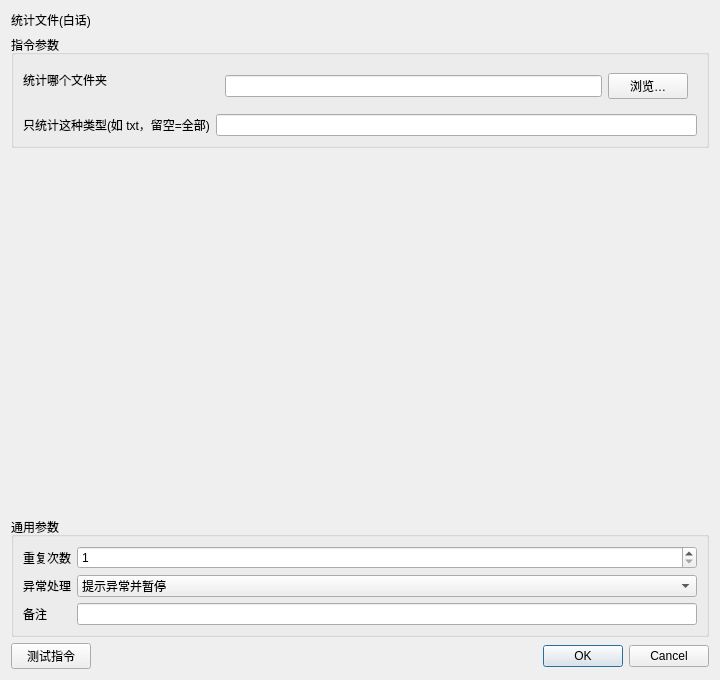
<?xml version="1.0" encoding="UTF-8"?><ui version="4.0"><class>InstructionEditor</class><widget class="QDialog" name="InstructionEditor"><property name="geometry"><rect><x>0</x><y>0</y><width>720</width><height>680</height></rect></property><layout class="QVBoxLayout" name="rootLayout"><item><widget class="QLabel" name="titleLabel"><property name="text"><string>统计文件(白话)</string></property></widget></item><item><widget class="QGroupBox" name="parameterGroupBox"><property name="title"><string>指令参数</string></property><layout class="QFormLayout" name="parameterFormLayout"><item row="0" column="0"><widget class="QLabel" name="label_0"><property name="text"><string>统计哪个文件夹</string></property></widget></item><item row="0" column="1"><widget class="QWidget" name="container_0"><layout class="QHBoxLayout" name="fieldLayout_0"><item><widget class="QLineEdit" name="parameter_0"><property name="text"><string></string></property></widget></item><item><widget class="QPushButton" name="auxiliary_0"><property name="text"><string>浏览…</string></property></widget></item></layout></widget></item><item row="1" column="0"><widget class="QLabel" name="label_1"><property name="text"><string>只统计这种类型(如 txt，留空=全部)</string></property></widget></item><item row="1" column="1"><widget class="QLineEdit" name="parameter_1"><property name="text"><string></string></property></widget></item></layout></widget></item><item><spacer name="verticalSpacer"><property name="orientation"><enum>Qt::Vertical</enum></property><property name="sizeHint" stdset="0"><size><width>20</width><height>20</height></size></property></spacer></item>
<item><widget class="QGroupBox" name="commonGroupBox"><property name="title"><string>通用参数</string></property><layout class="QFormLayout" name="commonFormLayout">
<item row="0" column="0"><widget class="QLabel" name="repeatLabel"><property name="text"><string>重复次数</string></property></widget></item><item row="0" column="1"><widget class="QSpinBox" name="repeatSpinBox"><property name="minimum"><number>1</number></property><property name="maximum"><number>999999</number></property><property name="value"><number>1</number></property></widget></item>
<item row="1" column="0"><widget class="QLabel" name="errorPolicyLabel"><property name="text"><string>异常处理</string></property></widget></item><item row="1" column="1"><widget class="QComboBox" name="errorPolicyComboBox"><item><property name="text"><string>自动跳过</string></property></item><item><property name="text"><string>提示异常并暂停</string></property></item><item><property name="text"><string>提示异常并停止</string></property></item><property name="currentIndex"><number>1</number></property></widget></item>
<item row="2" column="0"><widget class="QLabel" name="noteLabel"><property name="text"><string>备注</string></property></widget></item><item row="2" column="1"><widget class="QLineEdit" name="noteEdit"/></item>
</layout></widget></item>
<item><layout class="QHBoxLayout" name="footerLayout"><item><widget class="QPushButton" name="testButton"><property name="text"><string>测试指令</string></property></widget></item><item><spacer name="footerSpacer"><property name="orientation"><enum>Qt::Horizontal</enum></property><property name="sizeHint" stdset="0"><size><width>40</width><height>20</height></size></property></spacer></item><item><widget class="QDialogButtonBox" name="buttonBox"><property name="standardButtons"><set>QDialogButtonBox::Cancel|QDialogButtonBox::Ok</set></property></widget></item></layout></item>
</layout></widget><resources/><connections/></ui>
